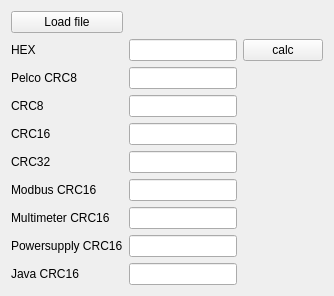
<?xml version="1.0" encoding="UTF-8"?>
<ui version="4.0">
 <class>MainBox</class>
 <widget class="QWidget" name="MainBox">
  <property name="windowTitle">
   <string>Dialog</string>
  </property>
  <layout class="QVBoxLayout" name="verticalLayout">
   <item>
    <layout class="QGridLayout" name="gridLayout">
     <item row="3" column="1">
      <widget class="QLineEdit" name="le_crc8">
       <property name="readOnly">
        <bool>true</bool>
       </property>
      </widget>
     </item>
     <item row="1" column="2">
      <widget class="QPushButton" name="btn_calc">
       <property name="text">
        <string>calc</string>
       </property>
      </widget>
     </item>
     <item row="6" column="0">
      <widget class="QLabel" name="label_6">
       <property name="text">
        <string>Modbus CRC16</string>
       </property>
      </widget>
     </item>
     <item row="1" column="0">
      <widget class="QLabel" name="label">
       <property name="text">
        <string>HEX</string>
       </property>
      </widget>
     </item>
     <item row="5" column="0">
      <widget class="QLabel" name="label_5">
       <property name="text">
        <string>CRC32</string>
       </property>
      </widget>
     </item>
     <item row="2" column="0">
      <widget class="QLabel" name="label_2">
       <property name="text">
        <string>Pelco CRC8</string>
       </property>
      </widget>
     </item>
     <item row="7" column="1">
      <widget class="QLineEdit" name="le_multimeter_crc16">
       <property name="readOnly">
        <bool>true</bool>
       </property>
      </widget>
     </item>
     <item row="4" column="1">
      <widget class="QLineEdit" name="le_crc16">
       <property name="readOnly">
        <bool>true</bool>
       </property>
      </widget>
     </item>
     <item row="1" column="1">
      <widget class="QLineEdit" name="le_hex_string"/>
     </item>
     <item row="3" column="0">
      <widget class="QLabel" name="label_3">
       <property name="text">
        <string>CRC8</string>
       </property>
      </widget>
     </item>
     <item row="8" column="0">
      <widget class="QLabel" name="label_8">
       <property name="text">
        <string>Powersupply CRC16</string>
       </property>
      </widget>
     </item>
     <item row="8" column="1">
      <widget class="QLineEdit" name="le_powersupply_crc16">
       <property name="readOnly">
        <bool>true</bool>
       </property>
      </widget>
     </item>
     <item row="4" column="0">
      <widget class="QLabel" name="label_4">
       <property name="text">
        <string>CRC16</string>
       </property>
      </widget>
     </item>
     <item row="9" column="0">
      <widget class="QLabel" name="label_9">
       <property name="text">
        <string>Java CRC16</string>
       </property>
      </widget>
     </item>
     <item row="7" column="0">
      <widget class="QLabel" name="label_7">
       <property name="text">
        <string>Multimeter CRC16</string>
       </property>
      </widget>
     </item>
     <item row="6" column="1">
      <widget class="QLineEdit" name="le_modbus_crc16">
       <property name="readOnly">
        <bool>true</bool>
       </property>
      </widget>
     </item>
     <item row="9" column="1">
      <widget class="QLineEdit" name="le_java_crc16">
       <property name="readOnly">
        <bool>true</bool>
       </property>
      </widget>
     </item>
     <item row="2" column="1">
      <widget class="QLineEdit" name="le_pelco_crc8">
       <property name="readOnly">
        <bool>true</bool>
       </property>
      </widget>
     </item>
     <item row="5" column="1">
      <widget class="QLineEdit" name="le_crc32">
       <property name="readOnly">
        <bool>true</bool>
       </property>
      </widget>
     </item>
     <item row="0" column="0">
      <widget class="QPushButton" name="btn_load_file">
       <property name="text">
        <string>Load file</string>
       </property>
      </widget>
     </item>
    </layout>
   </item>
  </layout>
 </widget>
 <tabstops>
  <tabstop>le_hex_string</tabstop>
  <tabstop>le_pelco_crc8</tabstop>
  <tabstop>le_crc8</tabstop>
  <tabstop>le_crc16</tabstop>
  <tabstop>le_crc32</tabstop>
  <tabstop>le_modbus_crc16</tabstop>
  <tabstop>le_multimeter_crc16</tabstop>
  <tabstop>le_powersupply_crc16</tabstop>
  <tabstop>le_java_crc16</tabstop>
 </tabstops>
 <resources/>
 <connections/>
</ui>
